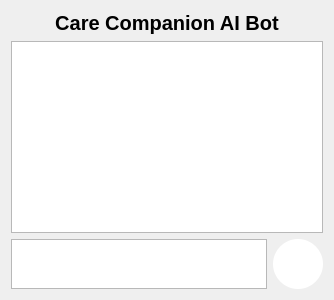
         <widget class="QWidget" name="Api_key_page">
          <layout class="QVBoxLayout" name="verticalLayout_11">
           <item>
            <layout class="QVBoxLayout" name="verticalLayout_6">
             <item>
              <widget class="QLabel" name="label_4">
               <property name="font">
                <font>
                 <pointsize>15</pointsize>
                 <weight>75</weight>
                 <bold>true</bold>
                </font>
               </property>
               <property name="text">
                <string>Care Companion AI Bot</string>
               </property>
               <property name="alignment">
                <set>Qt::AlignCenter</set>
               </property>
              </widget>
             </item>
             <item>
              <widget class="QTextEdit" name="main_ai_result">
               <property name="font">
                <font>
                 <pointsize>14</pointsize>
                </font>
               </property>
               <property name="frameShape">
                <enum>QFrame::StyledPanel</enum>
               </property>
               <property name="readOnly">
                <bool>true</bool>
               </property>
              </widget>
             </item>
            </layout>
           </item>
           <item>
            <layout class="QHBoxLayout" name="horizontalLayout_3">
             <item>
              <widget class="QTextEdit" name="main_ai_input">
               <property name="sizePolicy">
                <sizepolicy hsizetype="Expanding" vsizetype="Minimum">
                 <horstretch>0</horstretch>
                 <verstretch>0</verstretch>
                </sizepolicy>
               </property>
               <property name="minimumSize">
                <size>
                 <width>0</width>
                 <height>30</height>
                </size>
               </property>
               <property name="maximumSize">
                <size>
                 <width>16777215</width>
                 <height>100</height>
                </size>
               </property>
               <property name="font">
                <font>
                 <pointsize>12</pointsize>
                </font>
               </property>
               <property name="html">
                <string>&lt;!DOCTYPE HTML PUBLIC &quot;-//W3C//DTD HTML 4.0//EN&quot; &quot;http://www.w3.org/TR/REC-html40/strict.dtd&quot;&gt;
&lt;html&gt;&lt;head&gt;&lt;meta name=&quot;qrichtext&quot; content=&quot;1&quot; /&gt;&lt;style type=&quot;text/css&quot;&gt;
p, li { white-space: pre-wrap; }
&lt;/style&gt;&lt;/head&gt;&lt;body style=&quot; font-family:'MS Shell Dlg 2'; font-size:12pt; font-weight:400; font-style:normal;&quot;&gt;
&lt;p style=&quot;-qt-paragraph-type:empty; margin-top:0px; margin-bottom:0px; margin-left:0px; margin-right:0px; -qt-block-indent:0; text-indent:0px;&quot;&gt;&lt;br /&gt;&lt;/p&gt;&lt;/body&gt;&lt;/html&gt;</string>
               </property>
              </widget>
             </item>
             <item>
              <widget class="QPushButton" name="main_ai_input_btn">
               <property name="styleSheet">
                <string notr="true">QPushButton {
    background-color: #fff;     /* Button background */
    border-radius: 25px;           /* Half of width/height for perfect circle */
    min-width: 50px;
    min-height: 50px;
    color: white;                  /* Text color */
    font-weight: bold;
    border: none;
}

QPushButton:hover {
    background-color: 	#A9A9A9;     /* Hover effect */
}

QPushButton:pressed {
    background-color:#696969;     /* Pressed effect */
}
</string>
               </property>
               <property name="text">
                <string/>
               </property>
               <property name="icon">
                <iconset resource="resource.qrc">
                 <normaloff>:/newPrefix/icons/arrow-up.png</normaloff>:/newPrefix/icons/arrow-up.png</iconset>
               </property>
               <property name="iconSize">
                <size>
                 <width>20</width>
                 <height>20</height>
                </size>
               </property>
              </widget>
             </item>
            </layout>
           </item>
          </layout>
         </widget>
